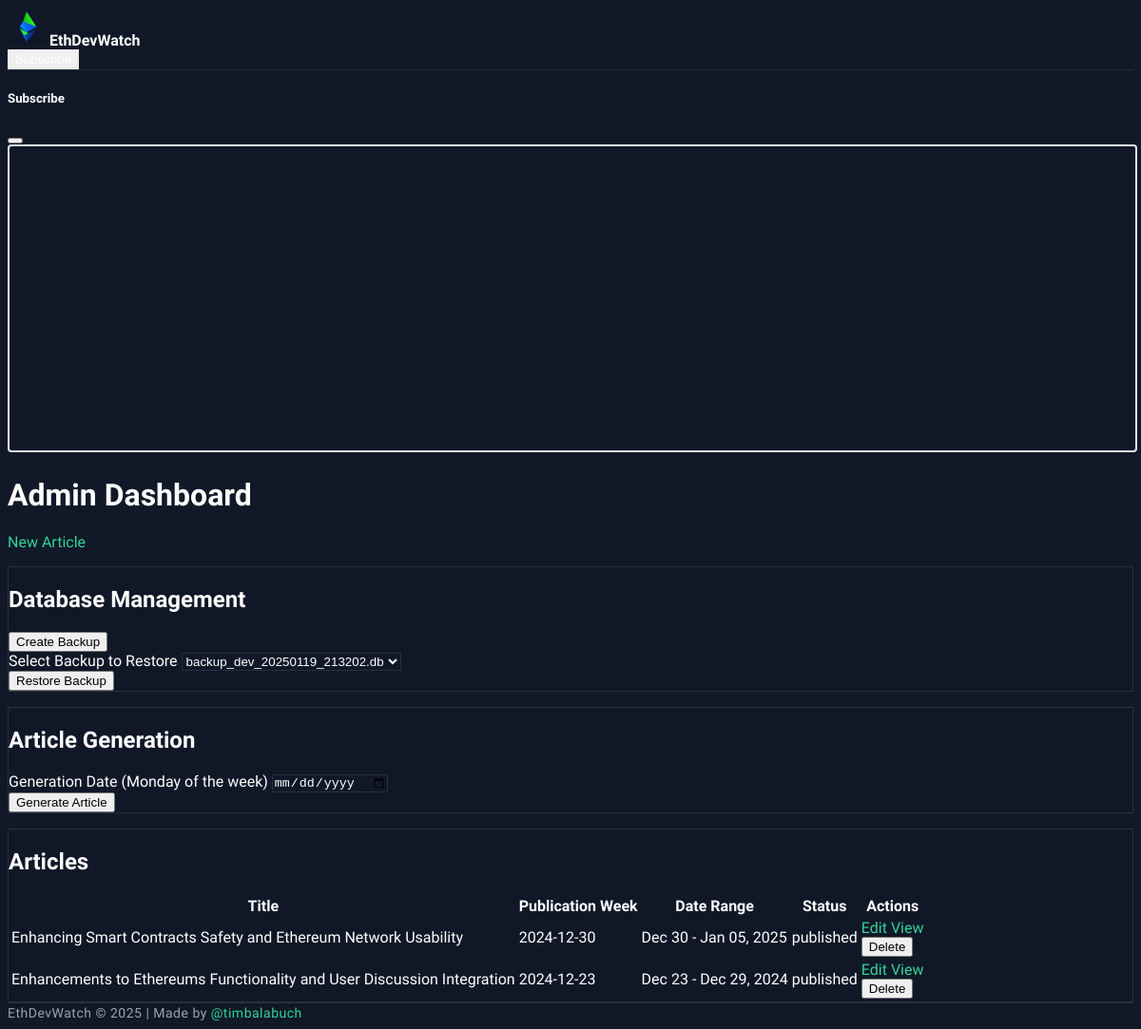
The app's page /admin (signed in), older data.
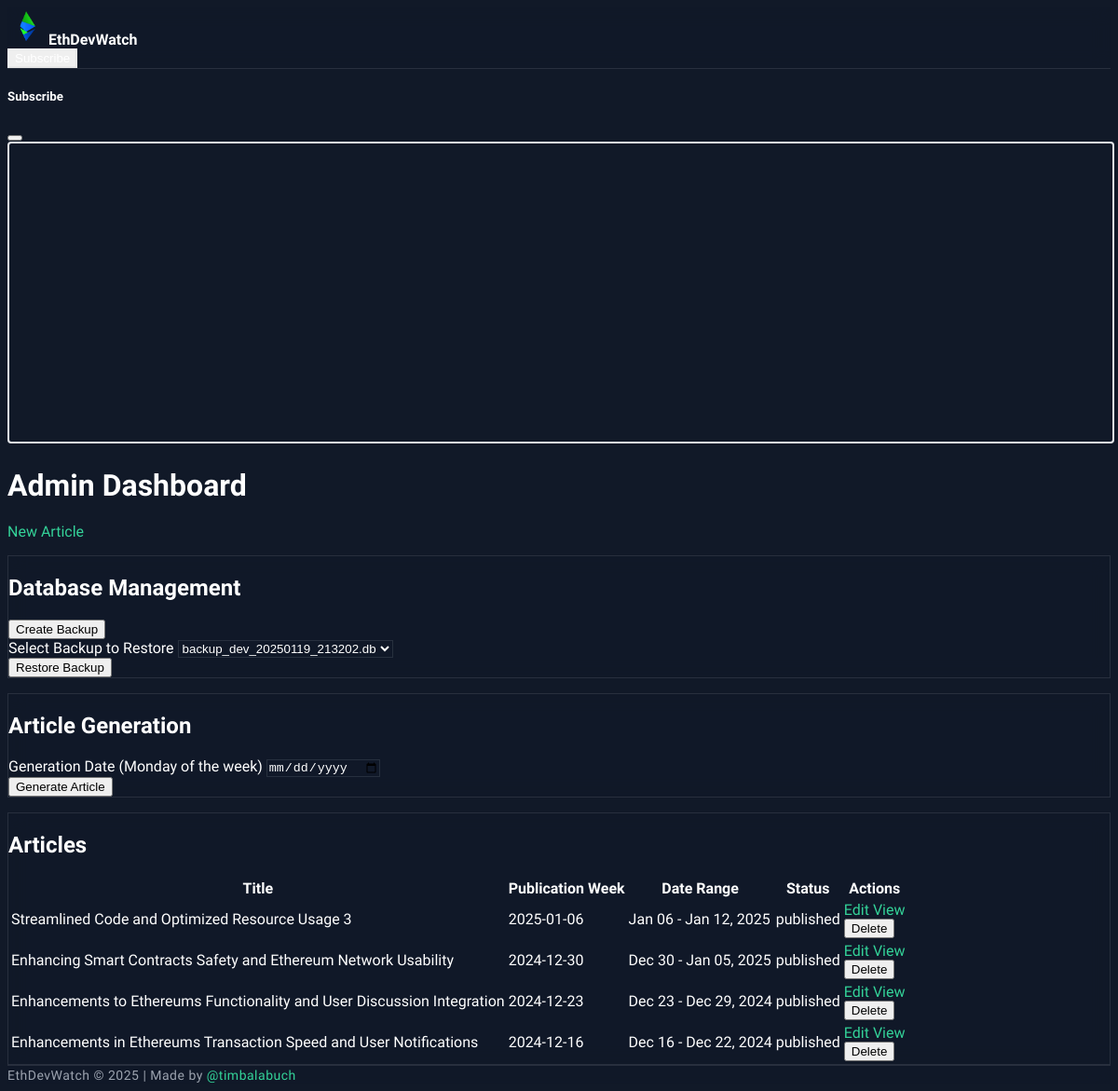
The same page, newer data.
### models.py (models this page shows, shortened)
class Article(db.Model):
    id = db.Column(db.Integer, primary_key=True)
    title = db.Column(db.String(200), nullable=False)
    content = db.Column(db.Text, nullable=False)
    publication_date = db.Column(db.DateTime, nullable=False, default=lambda: datetime.now(pytz.UTC))
    custom_url = db.Column(db.String(200), unique=True)
    author_id = db.Column(db.Integer, db.ForeignKey('user.id'))
    sources = db.relationship('Source', backref='article', lazy=True)
    forum_summary = db.Column(db.Text)  # New field for forum discussions
    status = db.Column(db.String(20), nullable=False, default='draft')  # draft, scheduled, published
    scheduled_publish_date = db.Column(db.DateTime)
    published_date = db.Column(db.DateTime)

### routes.py (the view)
@app.route('/admin')
@login_required
@admin_required
def admin_dashboard() -> str:
    articles = Article.query.order_by(Article.publication_date.desc()).all()
    backups = get_backup_files()
    logger.info(f"Admin dashboard accessed by {current_user.email}")
    return render_template('admin/dashboard.html', articles=articles, backups=backups)

### app.py (called while the page is built)
@login_manager.user_loader
def load_user(user_id):
    from models import User
    try:
        return User.query.get(int(user_id))
    except Exception as e:
        logger.error(f"Error loading user: {str(e)}")
        return None

### routes.py (called while the page is built)
def admin_required(f):
    @wraps(f)
    def decorated_function(*args, **kwargs):
        if not current_user.is_authenticated or not current_user.is_admin:
            logger.warning(f"Unauthorized admin access attempt by user: {current_user.id if current_user.is_authenticated else 'anonymous'}")
            flash('You need to be an admin to access this page.', 'error')
            return redirect(url_for('login'))
        return f(*args, **kwargs)
    return decorated_function

def get_current_utc() -> datetime:
    return datetime.now(pytz.UTC)

def get_backup_files() -> List[str]:
    dev_backups = glob.glob('backup_dev_*.db')
    prod_backups = glob.glob('backup_prod_*.sql')
    return sorted(dev_backups + prod_backups, reverse=True)

### templates/admin/dashboard.html (shortened to what this page needs)
{% extends "base.html" %}
{% block content %}
<div class="container">
    <div class="d-flex justify-content-between align-items-center mb-4">
        <h1>Admin Dashboard</h1>
        <a href="{{ url_for('new_article') }}" class="btn btn-primary">New Article</a>
    </div>
    <div class="card mb-4">
        <div class="card-body">
            <h2>Database Management</h2>
            <form action="{{ url_for('backup_database_route') }}" method="POST" class="mb-3">
                <button type="submit" class="btn btn-primary">Create Backup</button>
            </form>
            <form action="{{ url_for('restore_database_route') }}" method="POST" class="mt-3">
                <div class="row align-items-end">
                    <div class="col-md-4">
                        <label for="backup_file" class="form-label">Select Backup to Restore</label>
                        <select name="backup_file" id="backup_file" class="form-control" required>
                            {% for backup in backups %}
                            <option value="{{ backup }}">{{ backup }}</option>
                            {% endfor %}
                        </select>
                    </div>
                    <div class="col-md-2">
                        <button type="submit" class="btn btn-warning" onclick="return confirm('Are you sure you want to restore this backup? Current data will be replaced.')">
                            Restore Backup
                        </button>
                    </div>
                </div>
            </form>
        </div>
    </div>
    <div class="card mb-4">
        <div class="card-body">
            <h2>Article Generation</h2>
            <form action="{{ url_for('generate_single_article') }}" method="POST" class="mb-3">
                <div class="row align-items-end">
                    <div class="col-md-4">
                        <label for="generation_date" class="form-label">Generation Date (Monday of the week)</label>
                        <input type="date" id="generation_date" name="generation_date" class="form-control" required>
                    </div>
                    <div class="col-md-2">
                        <button type="submit" class="btn btn-primary w-100">Generate Article</button>
                    </div>
                </div>
            </form>
        </div>
    </div>
    <div class="card">
        <div class="card-body">
            <h2>Articles</h2>
            <div class="table-responsive">
                <table class="table">
                    <thead>
                        <tr>
                            <th>Title</th>
                            <th>Publication Week</th>
                            <th>Date Range</th>
                            <th>Status</th>
                            <th>Actions</th>
                        </tr>
                    </thead>
                    <tbody>
                        {% for article in articles %}
                        <tr>
                            <td>{{ article.title }}</td>
                            <td>{{ article.publication_date.strftime('%Y-%m-%d') if article.publication_date else 'N/A' }}</td>
                            <td>
                                {% if article.publication_date %}
                                    {% set monday = article.publication_date.replace(hour=0, minute=0, second=0, microsecond=0) %}
                                    {% set sunday = monday + timedelta(days=6, hours=23, minutes=59, seconds=59) %}
                                    {{ monday.strftime('%b %d') }} - {{ sunday.strftime('%b %d, %Y') }}
                                {% else %}
                                    N/A
                                {% endif %}
                            </td>
                            <td>{{ article.status }}</td>
                            <td>
                                <a href="{{ url_for('edit_article', article_id=article.id) }}" class="btn btn-sm btn-outline-primary">Edit</a>
                                <a href="{{ url_for('article', article_path=article.custom_url or article.id) }}" class="btn btn-sm btn-outline-secondary">View</a>
                                <form action="{{ url_for('delete_article', article_id=article.id) }}" method="POST" class="d-inline">
                                    <button type="submit" class="btn btn-sm btn-outline-danger" onclick="return confirm('Are you sure you want to delete this article?')">Delete</button>
                                </form>
                            </td>
                        </tr>
                        {% endfor %}
                    </tbody>
                </table>
            </div>
        </div>
    </div>
</div>
{% endblock %}

### templates/base.html (shortened to what this page needs)
<!DOCTYPE html>
<html lang="en" data-bs-theme="dark">
<head>
    <link rel="stylesheet" href="https://cdn.replit.com/agent/bootstrap-agent-dark-theme.min.css">
    <link rel="stylesheet" href="{{ url_for('static', filename='css/custom.css') }}">
</head>
<body>
    <nav class="navbar navbar-expand-lg">
        <div class="container">
            <a class="navbar-brand d-flex align-items-center" href="/">
                <img src="{{ url_for('static', filename='images/eth-logo.gif') }}" alt="Ethereum Logo" class="eth-logo me-2">
                EthDevWatch
            </a>
            <div class="d-flex align-items-center">
                <button type="button" class="btn btn-outline-light" data-bs-toggle="modal" data-bs-target="#subscribeModal">
                </button>
            </div>
        </div>
    </nav>
    <div class="modal fade" id="subscribeModal" tabindex="-1" aria-labelledby="subscribeModalLabel" aria-hidden="true">
        <div class="modal-dialog modal-dialog-centered">
            <div class="modal-content">
                <div class="modal-header">
                    <h5 class="modal-title" id="subscribeModalLabel">Subscribe</h5>
                    <button type="button" class="btn-close" data-bs-dismiss="modal" aria-label="Close"></button>
                </div>
                <div class="modal-body">
                    <iframe src="https://embeds.beehiiv.com/3785e052-1258-4d93-ac39-cbcc8cde7117" data-test-id="beehiiv-embed" width="100%" height="320" frameborder="0" scrolling="no" style="border-radius: 4px; border: 2px solid #e5e7eb; margin: 0; background-color: transparent;"></iframe>
                </div>
            </div>
        </div>
    </div>
    <main class="container my-4">
        {% block content %}{% endblock %}
    </main>
    <footer class="footer mt-auto py-3">
        <div class="container text-center">
            <span class="text-muted">EthDevWatch © {{ current_time().strftime('%Y') }} | Made by <a href="https://x.com/TimBalabuch" target="_blank" class="text-decoration-none">@timbalabuch</a></span>
        </div>
    </footer>
</body>
</html>

### static/css/custom.css (style rules this page uses)
:root { --bg-primary: #111928; --bg-secondary: rgba(17, 25, 40, 0.75); --text-primary: #ffffff; --text-secondary: #9ca3af; --accent-primary: #34d399; --accent-secondary: #3b82f6; --border-color: rgba(255, 255, 255, 0.1); --shadow-color: rgba(59, 130, 246, 0.1); --alert-info-bg: rgba(59, 130, 246, 0.1); --alert-info-text: #3b82f6; --link-color: var(--accent-primary); --link-hover-color: var(--accent-secondary); }
:root[data-bs-theme=dark] { --bs-link-color: var(--link-color); --bs-link-hover-color: var(--link-hover-color); --bs-primary: var(--accent-primary); --bs-secondary: var(--accent-secondary); --bs-body-color: var(--text-primary); --bs-body-bg: var(--bg-primary); --bs-border-color: var(--border-color); }
.mb-4 { margin-bottom: 1rem !important; }
body { background-color: var(--bg-primary); color: var(--text-primary); font-family: 'Titillium Web', sans-serif; }
.text-muted { color: var(--text-secondary) !important; }
a { color: var(--link-color); text-decoration: none; transition: color 0.3s ease; }
.navbar { background: var(--bg-secondary); backdrop-filter: blur(10px); border-bottom: 1px solid var(--border-color); margin-bottom: 0; }
.navbar-brand { font-family: 'Titillium Web', sans-serif; font-weight: 600; color: var(--text-primary) !important; }
.eth-logo { width: 40px; height: 40px; object-fit: contain; }
.footer { margin-top: auto; background: var(--bg-secondary); backdrop-filter: blur(10px); border-top: 1px solid var(--border-color); }
.footer a { color: var(--accent-primary); transition: color 0.3s ease; }
.footer .text-muted { letter-spacing: 0.5px; font-size: 14px; font-weight: 200; }
.form-control { background: var(--bg-secondary); border: 1px solid var(--border-color); color: var(--text-primary); }
.btn-outline-light { color: var(--text-primary); border-color: var(--border-color); }
.card { background: var(--bg-secondary); backdrop-filter: blur(10px); border: 1px solid var(--border-color); transition: transform 0.3s ease, box-shadow 0.3s ease; }

### templates/base.html (style rules this page uses)
:root { --bs-body-color: var(--text-primary); --bs-body-bg: var(--bg-primary); --bs-link-color: var(--link-color); --bs-link-hover-color: var(--link-hover-color); }

Row changes from the older to the newer data that the page shows:
added Article: title "Streamlined Code and Optimized Resource Usage 3", publication_date "2025-01-06", strftime "Jan 06", strftime "Jan 12, 2025", status "published"
added Article: title "Enhancements in Ethereums Transaction Speed and User Notifications", publication_date "2024-12-16", strftime "Dec 16", strftime "Dec 22, 2024", status "published"
